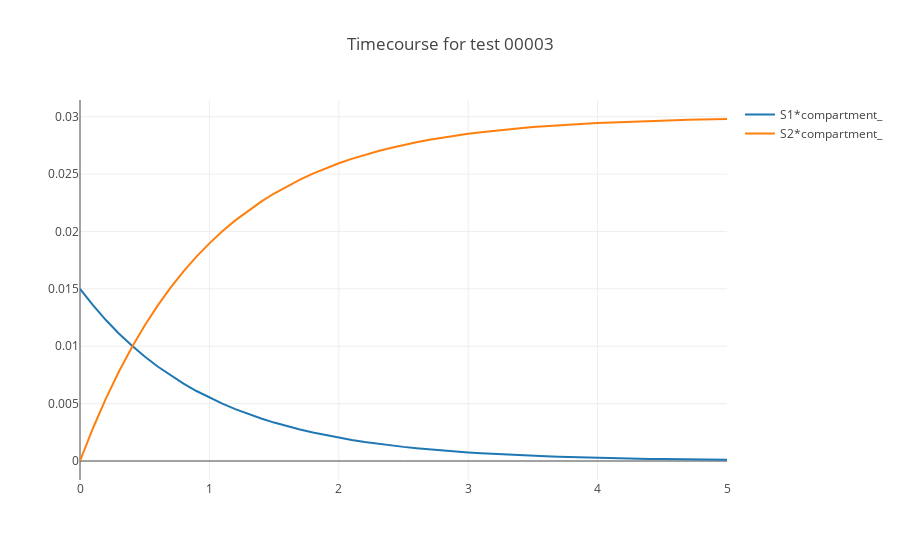
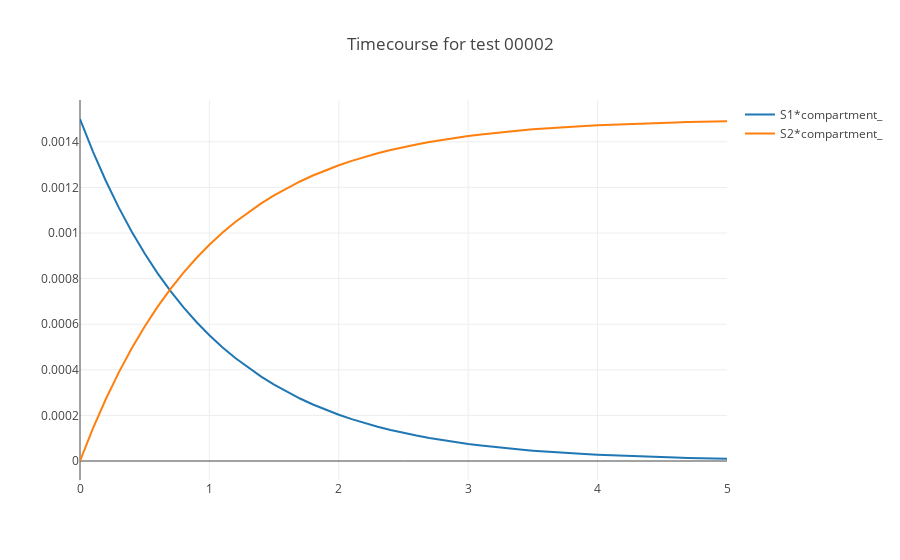
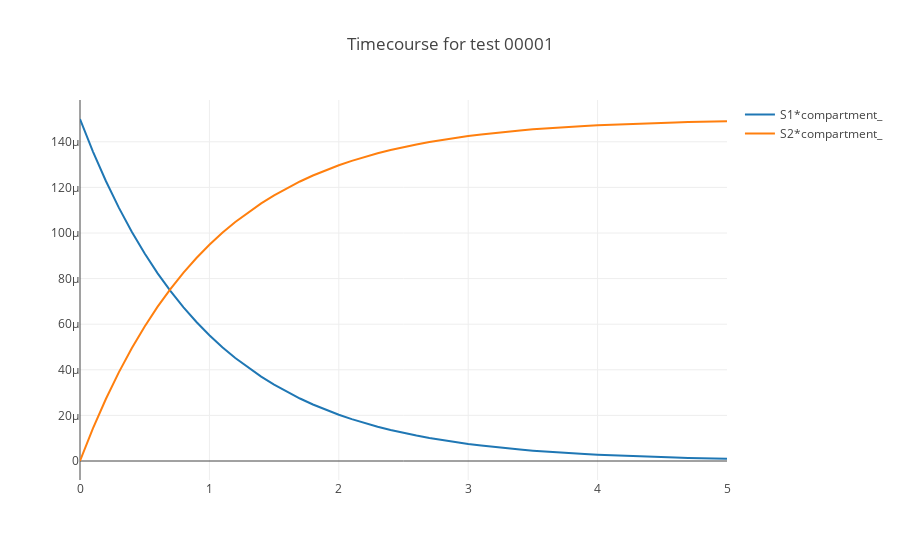

Notebook code cell kept with these figures, in order:
### Code cell
import tellurium as te
import os

lv_string = 'l3v1'
lv_archive_path = os.path.join('archives', lv_string)
for case in os.listdir(lv_archive_path):
    print('Running {}'.format(case))
    te.convertAndExecuteCombineArchive(os.path.join(lv_archive_path, case))
